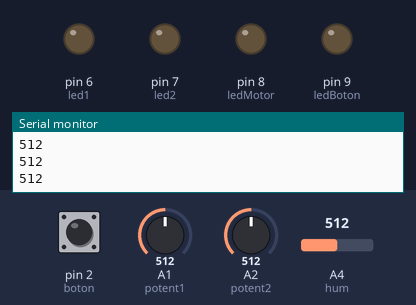
The sketch below on a simulated Arduino Uno, built with avr-gcc and run on an emulated ATmega328P. Parts: output pins drawn as LEDs (lit = HIGH), the last lines printed to the serial monitor. Inputs (shaded band) come from the test bench; at power-on: pin 2 (boton) LOW, A1 (potent1) = 512, A2 (potent2) = 512, A4 (hum) = 512.

Above: at 1.2 s.
1.3 s: pin 2 (boton) pulled HIGH for 1 s
At 3.3 s:
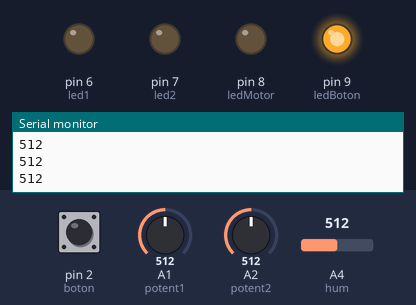
3.8 s: A1 (potent1) set to 583
5.3 s: A1 (potent1) set to 610
At 6.0 s:
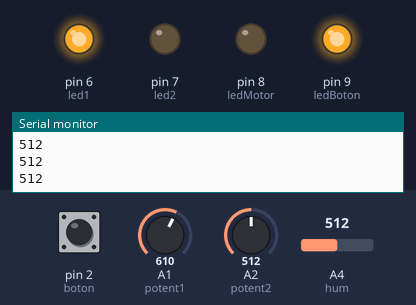
6.9 s: A2 (potent2) set to 584
8.4 s: A2 (potent2) set to 615
At 9.6 s:
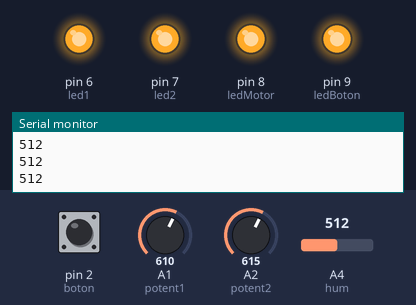
9.9 s: pin 2 (boton) pulled HIGH for 0.25 s
At 11.1 s:
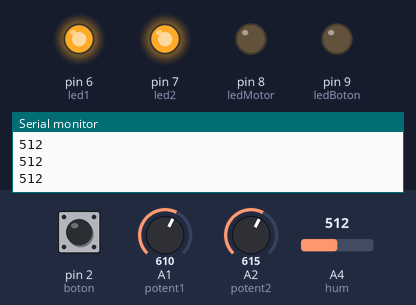
Timing chart, 0 to 12.6 s (numbered marks = the images above; inputs shaded):
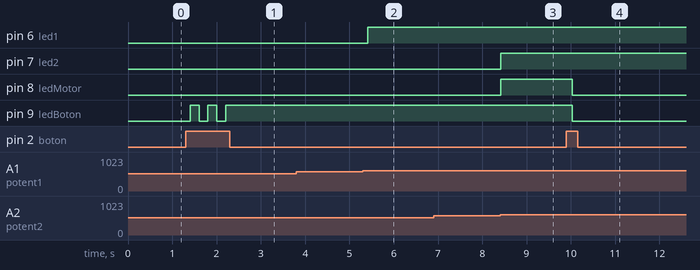

Measured:
- the behaviour switches between 599 and 600 on A1 (potent1) (found by bisection; images 1 and 2)
- the behaviour switches between 599 and 600 on A2 (potent2) (found by bisection; images 2 and 3)
- after the input at 1.3 s, pin 9 (ledBoton): alternates HIGH for 0.20 s and LOW for 0.20 s, 5 changes in all, then stays HIGH, starting after 0.10 s
- after the input at 5.3 s, pin 6 (led1): LOW → HIGH after 0.11 s
- after the input at 8.4 s, pin 7 (led2), pin 8 (ledMotor): LOW → HIGH at once
- after the input at 9.9 s, pin 8 (ledMotor), pin 9 (ledBoton): HIGH → LOW after 0.13 s

The sketch:

simplePlant.ino
```cpp
const int potent1 = A1;
const int potent2 = A2;

const int hum = A4;

const int led1 = 6; //status 1
const int led2 = 7; //status 2

const int ledMotor = 8; //"motor"

const int ledBoton = 9; //debug

const int boton = 2;

const int limit = 800;

int state1;
int state2;
int stateMotor;
int stateBoton;

void setup() {
  // put your setup code here, to run once:
  pinMode (led1, OUTPUT);
  pinMode (led2, OUTPUT);
  pinMode (ledMotor, OUTPUT);
  pinMode (ledBoton, OUTPUT);

  pinMode (boton, INPUT);

  Serial.begin(9600);
}

void loop() {
  // put your main code here, to run repeatedly:
  delay(200);

  Serial.println(analogRead(hum));

  if (digitalRead(boton)==1){
    if(stateBoton == 1){
      stateBoton = 0;
    }else{
      stateBoton = 1;
    }
  }


  if (analogRead(potent1) >= 600){
    state1 = 1;
  }else{
    state1 = 0;
  }

  if (analogRead(potent2) >= 600){
    state2 = 1;
  }else{
    state2 = 0;
  }

  if ((state1==1) && (state2==1) && (stateBoton==1)){
    stateMotor = 1;
  }else{
    stateMotor = 0;
  }

  digitalWrite(led1,state1);
  digitalWrite(led2,state2);
  digitalWrite(ledMotor, stateMotor);
  digitalWrite(ledBoton, stateBoton);

}
```
